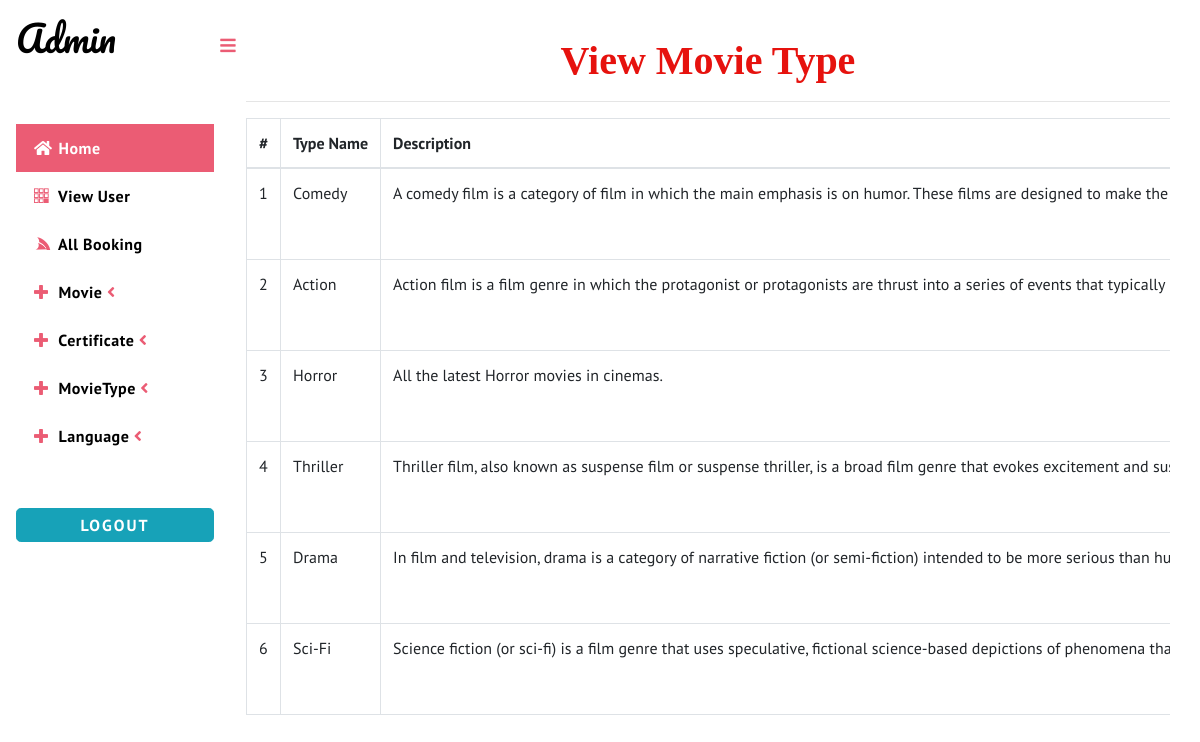
The page /view_movie_type (signed in) on the database its author committed.
### movie/models.py (models this page shows, shortened)
class Movie_Type(models.Model):
    name=models.CharField(max_length=10,null=True)
    description=models.TextField(null=True)

### movie/views.py (the view)
# urls.py: path('view_movie_type', View_Movie_Type, name="view_movie_type"),
def View_Movie_Type(request):
    if not request.user.is_staff:
        return redirect('login')
    data = Movie_Type.objects.all()
    d = {'data': data}
    return render(request,'view_movie_type.html',d)

### movie/templates/view_movie_type.html (shortened to what this page needs)
{% extends 'index_admin.html' %}
{% load static %}
{% block body %}
<link rel='stylesheet' type='text/css' href="https://cdn.datatables.net/1.10.21/css/jquery.dataTables.min.css">
<link rel='stylesheet' type='text/css' href="https://cdn.datatables.net/buttons/1.6.2/css/buttons.dataTables.min.css">
<div class="container ">
    <div class="container-fluid">
        <h1 align="center" style="font-weight:bold;font-family : 'Monotype Corsiva' ; color : #E6120E ;margin-top:4%">View Movie Type</h1>
    <hr>                        <div class="scrollmenu">
                                <table id="example" class="table table-bordered">
                                  <thead>
                                    <tr>
                                      <th style="width:100px">#</th>
                                      <th style="width:200px">Type Name</th>
                                      <th>Description</th>
                                  </tr>
                              </thead>
                              <tbody>
                              {% for i in data %}
                                <tr>
                                  <td>{{forloop.counter}}</td>
                                  <td>{{i.name}}</td>
                                  <td>{{i.description}}</td>
                              </tr>
                              {% endfor %}
                          </tbody>
                      </table>
                  </div>
    </div></div>
{% endblock %}

### movie/static/css1/style.css (style rules this page uses)
html, body { font-family: 'PT Sans', sans-serif; font-size: 100%; overflow-x: hidden; background: #fff; }
h1, h2, h3, h4, h5, h6 { margin: 0; font-family: 'Yanone Kaffeesatz', sans-serif; }
.cbp-spmenu-push { overflow-x: hidden; position: relative; }
.cbp-spmenu, .cbp-spmenu-push { -webkit-transition: all 0.3s ease; -moz-transition: all 0.3s ease; transition: all 0.3s ease; }

### movie/templates/view_movie_type.html (style rules this page uses)
div.scrollmenu { overflow: auto; width:100%; white-space: nowrap; }

### rows shown on the page
Movie_Type: name "Comedy", description "A comedy film is a category of film in which the main emphasis is on humor. These films are designed to make the…"
Movie_Type: name "Action", description "Action film is a film genre in which the protagonist or protagonists are thrust into a series of events that typically…"
Movie_Type: name "Horror", description "All the latest Horror movies in cinemas."
Movie_Type: name "Thriller", description "Thriller film, also known as suspense film or suspense thriller, is a broad film genre that evokes excitement and…"
Movie_Type: name "Drama", description "In film and television, drama is a category of narrative fiction (or semi-fiction) intended to be more serious than…"
Movie_Type: name "Sci-Fi", description "Science fiction (or sci-fi) is a film genre that uses speculative, fictional science-based depictions of phenomena…"
